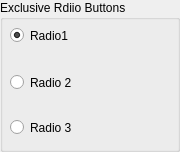
           <widget class="QGroupBox" name="groupBox">
            <property name="title">
             <string>Exclusive Rdiio Buttons</string>
            </property>
            <widget class="QRadioButton" name="radioButton">
             <property name="geometry">
              <rect>
               <x>10</x>
               <y>72</y>
               <width>141</width>
               <height>21</height>
              </rect>
             </property>
             <property name="text">
              <string>Radio 2</string>
             </property>
            </widget>
            <widget class="QRadioButton" name="radioButton_2">
             <property name="geometry">
              <rect>
               <x>10</x>
               <y>112</y>
               <width>161</width>
               <height>31</height>
              </rect>
             </property>
             <property name="text">
              <string>Radio 3</string>
             </property>
            </widget>
            <widget class="QRadioButton" name="radioButton_3">
             <property name="geometry">
              <rect>
               <x>10</x>
               <y>20</y>
               <width>161</width>
               <height>31</height>
              </rect>
             </property>
             <property name="text">
              <string>Radio1</string>
             </property>
             <property name="checked">
              <bool>true</bool>
             </property>
            </widget>
           </widget>
